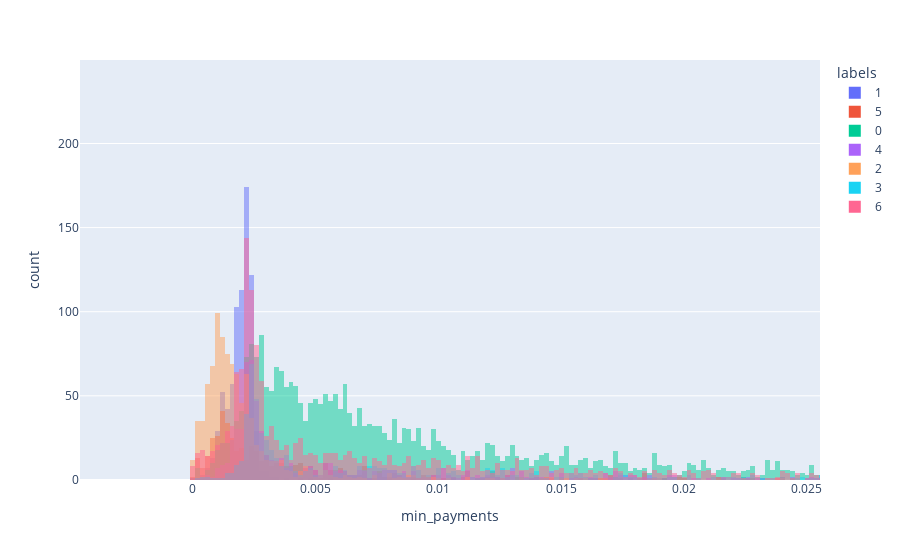

The notebook cell this image was saved under:
### Code cell
fig = px.histogram(df, x="min_payments", color="labels", nbins=10000, barmode="overlay")
fig.show()

### Figure 1 — Plotly figure (JSON) as saved in the notebook; plotly's stock layout.template omitted (floating-point values rounded to 4 significant figures; data arrays with more than 128 entries replaced by an {"elided": "..."} marker saying what was removed)
{"data": [{"alignmentgroup": "True", "bingroup": "x", "hovertemplate": "labels=1<br>min_payments=%{x}<br>count=%{y}<extra></extra>", "legendgroup": "1", "marker": {"color": "#636efa", "opacity": 0.5, "pattern": {"shape": ""}}, "name": "1", "nbinsx": 10000, "offsetgroup": "1", "orientation": "v", "showlegend": true, "type": "histogram", "x": {"elided": "779 float values"}, "xaxis": "x", "yaxis": "y"}, {"alignmentgroup": "True", "bingroup": "x", "hovertemplate": "labels=5<br>min_payments=%{x}<br>count=%{y}<extra></extra>", "legendgroup": "5", "marker": {"color": "#EF553B", "opacity": 0.5, "pattern": {"shape": ""}}, "name": "5", "nbinsx": 10000, "offsetgroup": "5", "orientation": "v", "showlegend": true, "type": "histogram", "x": {"elided": "553 float values"}, "xaxis": "x", "yaxis": "y"}, {"alignmentgroup": "True", "bingroup": "x", "hovertemplate": "labels=0<br>min_payments=%{x}<br>count=%{y}<extra></extra>", "legendgroup": "0", "marker": {"color": "#00cc96", "opacity": 0.5, "pattern": {"shape": ""}}, "name": "0", "nbinsx": 10000, "offsetgroup": "0", "orientation": "v", "showlegend": true, "type": "histogram", "x": {"elided": "3022 float values"}, "xaxis": "x", "yaxis": "y"}, {"alignmentgroup": "True", "bingroup": "x", "hovertemplate": "labels=4<br>min_payments=%{x}<br>count=%{y}<extra></extra>", "legendgroup": "4", "marker": {"color": "#ab63fa", "opacity": 0.5, "pattern": {"shape": ""}}, "name": "4", "nbinsx": 10000, "offsetgroup": "4", "orientation": "v", "showlegend": true, "type": "histogram", "x": {"elided": "705 float values"}, "xaxis": "x", "yaxis": "y"}, {"alignmentgroup": "True", "bingroup": "x", "hovertemplate": "labels=2<br>min_payments=%{x}<br>count=%{y}<extra></extra>", "legendgroup": "2", "marker": {"color": "#FFA15A", "opacity": 0.5, "pattern": {"shape": ""}}, "name": "2", "nbinsx": 10000, "offsetgroup": "2", "orientation": "v", "showlegend": true, "type": "histogram", "x": {"elided": "944 float values"}, "xaxis": "x", "yaxis": "y"}, {"alignmentgroup": "True", "bingroup": "x", "hovertemplate": "labels=3<br>min_payments=%{x}<br>count=%{y}<extra></extra>", "legendgroup": "3", "marker": {"color": "#19d3f3", "opacity": 0.5, "pattern": {"shape": ""}}, "name": "3", "nbinsx": 10000, "offsetgroup": "3", "orientation": "v", "showlegend": true, "type": "histogram", "x": {"elided": "677 float values"}, "xaxis": "x", "yaxis": "y"}, {"alignmentgroup": "True", "bingroup": "x", "hovertemplate": "labels=6<br>min_payments=%{x}<br>count=%{y}<extra></extra>", "legendgroup": "6", "marker": {"color": "#FF6692", "opacity": 0.5, "pattern": {"shape": ""}}, "name": "6", "nbinsx": 10000, "offsetgroup": "6", "orientation": "v", "showlegend": true, "type": "histogram", "x": {"elided": "1820 float values"}, "xaxis": "x", "yaxis": "y"}], "layout": {"autosize": true, "barmode": "overlay", "dragmode": "pan", "legend": {"title": {"text": "labels"}, "tracegroupgap": 0}, "margin": {"t": 60}, "xaxis": {"anchor": "y", "autorange": false, "domain": [0, 1], "range": [-0.004586, 0.02553], "title": {"text": "min_payments"}, "type": "linear"}, "yaxis": {"anchor": "x", "autorange": false, "domain": [0, 1], "range": [-0.07052, 249.6], "title": {"text": "count"}}}}
